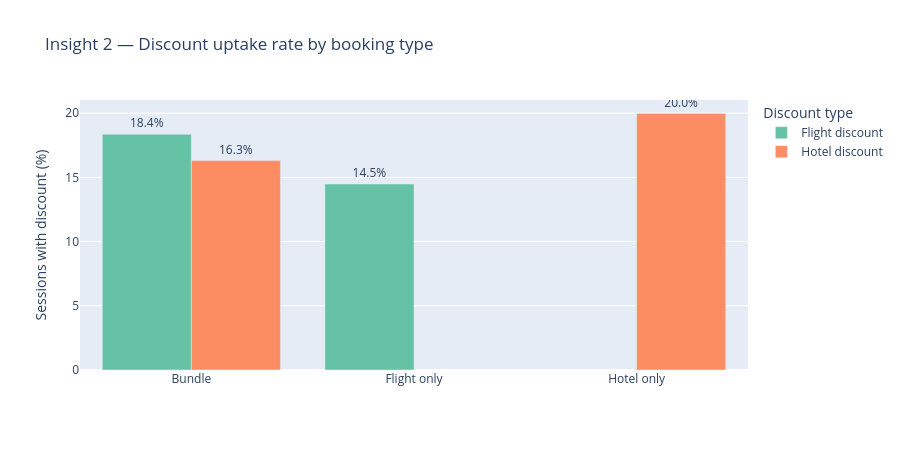

This figure's notebook cell:
### Code cell
# Insight 2 — discount uptake rate by booking type: which session types are most price-sensitive?
_bookers = df_session_centric[df_session_centric['any_booking']].copy()
_bookers['booking_type'] = np.select(
    [_bookers['bundle_booked'],
     _bookers['flight_booked'] & ~_bookers['hotel_booked'],
     ~_bookers['flight_booked'] & _bookers['hotel_booked']],
    ['Bundle', 'Flight only', 'Hotel only'],
    default='Other',
)
_disc = (
    _bookers.groupby('booking_type')[['flight_discount', 'hotel_discount']]
    .mean()
    .mul(100)
    .reset_index()
    .melt(id_vars='booking_type', var_name='Discount type', value_name='Sessions with discount (%)')
)
_disc['Discount type'] = _disc['Discount type'].map(
    {'flight_discount': 'Flight discount', 'hotel_discount': 'Hotel discount'}
)

# Drop combinations that are structurally impossible:
# hotel discount is irrelevant for flight-only sessions and vice versa.
_disc = _disc[~(
    ((_disc['booking_type'] == 'Flight only') & (_disc['Discount type'] == 'Hotel discount')) |
    ((_disc['booking_type'] == 'Hotel only')  & (_disc['Discount type'] == 'Flight discount'))
)]

fig2 = px.bar(
    _disc, x='booking_type', y='Sessions with discount (%)',
    color='Discount type', barmode='group',
    text=_disc['Sessions with discount (%)'].map('{:.1f}%'.format),
    labels={'booking_type': ''},
    title='Insight 2 — Discount uptake rate by booking type',
    color_discrete_sequence=px.colors.qualitative.Set2,
)
fig2.update_traces(textposition='outside')
fig2.update_layout(height=450)
fig2.show()

### Figure 1 — Plotly figure (JSON) as saved in the notebook; plotly's stock layout.template omitted (floating-point values rounded to 4 significant figures)
{"data": [{"alignmentgroup": "True", "hovertemplate": "Discount type=Flight discount<br>=%{x}<br>Sessions with discount (%)=%{y}<br>text=%{text}<extra></extra>", "legendgroup": "Flight discount", "marker": {"color": "rgb(102,194,165)", "pattern": {"shape": ""}}, "name": "Flight discount", "offsetgroup": "Flight discount", "orientation": "v", "showlegend": true, "text": ["18.4%", "14.5%"], "textposition": "outside", "x": ["Bundle", "Flight only"], "xaxis": "x", "y": [18.35, 14.48], "yaxis": "y", "type": "bar"}, {"alignmentgroup": "True", "hovertemplate": "Discount type=Hotel discount<br>=%{x}<br>Sessions with discount (%)=%{y}<br>text=%{text}<extra></extra>", "legendgroup": "Hotel discount", "marker": {"color": "rgb(252,141,98)", "pattern": {"shape": ""}}, "name": "Hotel discount", "offsetgroup": "Hotel discount", "orientation": "v", "showlegend": true, "text": ["16.3%", "20.0%"], "textposition": "outside", "x": ["Bundle", "Hotel only"], "xaxis": "x", "y": [16.31, 19.97], "yaxis": "y", "type": "bar"}], "layout": {"xaxis": {"anchor": "y", "domain": [0.0, 1.0], "title": {"text": ""}}, "yaxis": {"anchor": "x", "domain": [0.0, 1.0], "title": {"text": "Sessions with discount (%)"}}, "legend": {"title": {"text": "Discount type"}, "tracegroupgap": 0}, "title": {"text": "Insight 2 — Discount uptake rate by booking type"}, "barmode": "group", "height": 450}}
